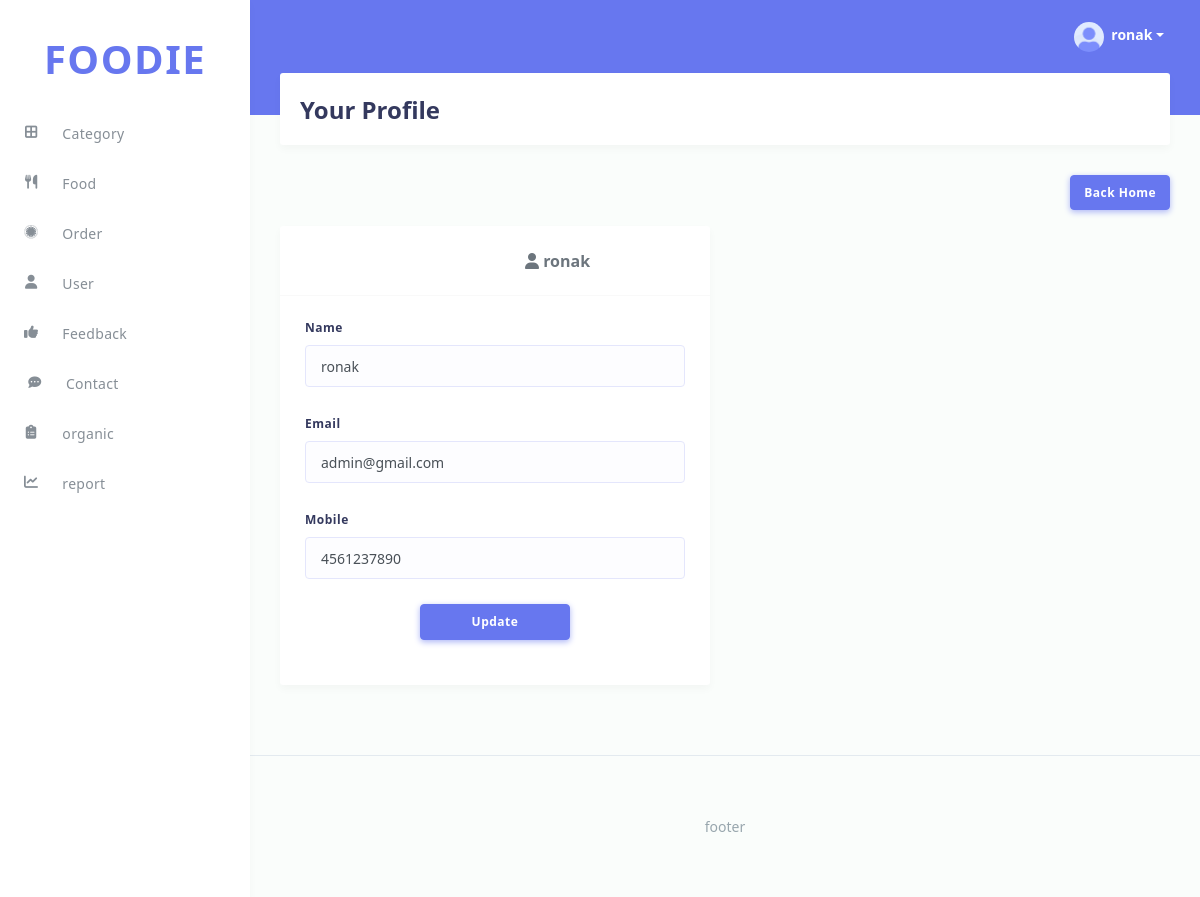
The app's page /admin/admin_layout/profile.php (signed in) with its own data.
### tables this page shows
CREATE TABLE `users` (
  `id` int(11) NOT NULL,
  `role_id` int(11) NOT NULL DEFAULT 2,
  `full_name` varchar(255) DEFAULT NULL,
  `email` varchar(255) NOT NULL,
  `password` varchar(255) NOT NULL,
  `mobile` bigint(10) NOT NULL,
  `status` tinyint(5) NOT NULL,
  `create_date` date DEFAULT current_timestamp(),
  `update_date` date DEFAULT NULL,
  `delete_date` date DEFAULT NULL
);

### admin/admin_layout/profile.php (the view, shortened to what this page needs)
<?php
include './../admin_layout/header.php';
include './../admin_layout/sidebar.php';
$id = $_SESSION['id'];
$fname = $_SESSION['full_name'];
$query = mysqli_query($con, "SELECT * FROM users WHERE id='$id'");
$row = mysqli_fetch_array($query);
?>
<link rel="stylesheet" href="https://cdnjs.cloudflare.com/ajax/libs/font-awesome/6.5.1/css/all.min.css">
<div class="main-content">
    <section class="section">
        <div class="section-header">
            <h1>Your Profile</h1>
        </div>
        <div class="section-body">
            <div class="row mb-2">
                <div class="col-12 col-md-12 col-lg-12 text-right mb-2">
                    <a href="dashboard.php" class="btn btn-primary">Back Home</a>
                </div>
            </div>
            <div class="row">
                <div class="col-12 col-md-6 col-lg-6">
                    <div class="card">
                        <div class="card-header">
                            <h4 style="margin-left: 220px;">
                                <i class="fa-solid fa-user"></i> <?php echo htmlspecialchars($fname); ?>
                            </h4>
                        </div>
                        <div class="card-body">
                            <form method="post">
                                <div class="form-group">
                                    <label>Name</label>
                                    <input type="text" class="form-control" name="full_name"
                                           value="<?php echo htmlspecialchars($row['full_name']); ?>" required>
                                </div>
                                <div class="form-group">
                                    <label>Email</label>
                                    <input type="email" class="form-control" name="email"
                                           value="<?php echo htmlspecialchars($row['email']); ?>" required>
                                </div>
                                <div class="form-group">
                                    <label>Mobile</label>
                                    <input type="tel" class="form-control" name="mobile"
                                           pattern="[0-9]{10}" title="10 digit mobile number"
                                           value="<?php echo htmlspecialchars($row['mobile']); ?>" required>
                                </div>
                                <div class="form-group text-center">
                                    <button type="submit" class="btn btn-primary" name="submit" style="width: 150px;">
                                        Update
                                    </button>
                                </div>
                            </form>
                        </div>
                    </div>
                </div>
            </div>
        </div>
    </section>
</div>
<?php include './../admin_layout/footer.php'; ?>

### records on screen
users: full_name "ronak", email "admin@gmail.com", mobile "4561237890"

### other values on screen
$user_id "ronak"
$fname "ronak"
